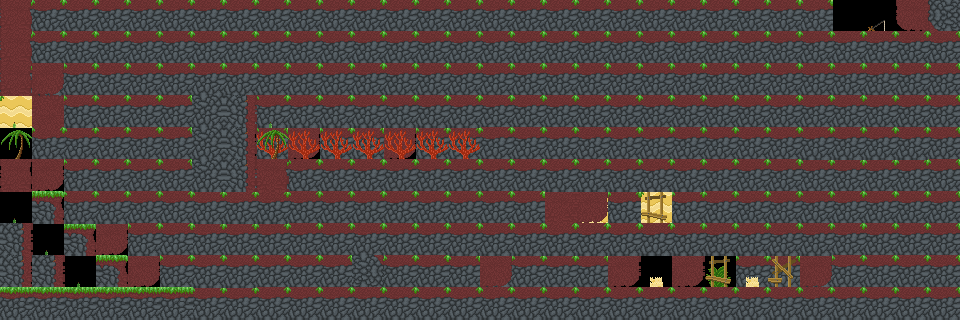

Rendered tile map (Tiled .tmx) drawn with the repository's tilesets; below, a short description and the map source with its tile grids summarised:
An orthogonal 30x10 tile map with 32x32 px tiles, 4 tile layers (background, main, foreground, hidden), 5 tilesets and 68 objects (19x spike, 19x veggie, 3x door, goal, start, ...).

<map version="1.0" orientation="orthogonal" width="30" height="10" tilewidth="32" tileheight="32">
 <properties>
  <property name="hints" value="" />
  <property name="time_to_beat" value="8.1" />
 </properties>
 <tileset firstgid="1" name="grass_level" tilewidth="32" tileheight="32">
  <image source="../../sprites/tilesets/34tile.png" width="544" height="306" />
 </tileset>
 <tileset firstgid="154" name="object_tilemap_32" tilewidth="32" tileheight="32">
  <image source="../../sprites/tilesets/object_tilemap_32.png" width="160" height="160" />
  <tile id="0">
   <properties>
    <property name="item_no" value="5" />
    <property name="type" value="costume_head" />
   </properties>
  </tile>
  <tile id="1">
   <properties>
    <property name="spawn" value="spawn" />
   </properties>
  </tile>
  <tile id="2">
   <properties>
    <property name="goal" value="goal" />
   </properties>
  </tile>
  <tile id="3">
   <properties>
    <property name="name" value="pig" />
   </properties>
  </tile>
  <tile id="4">
   <properties>
    <property name="direction" value="left" />
    <property name="name" value="walking_enemy" />
   </properties>
  </tile>
 </tileset>
 <tileset firstgid="179" name="object_tilemap_16" tilewidth="16" tileheight="16">
  <image source="../../sprites/tilesets/object_tilemap_16.png" width="64" height="48" />
 </tileset>
 <tileset firstgid="191" name="treetops_big_96" tilewidth="96" tileheight="64">
  <image source="../../sprites/objects/scenery/treetops_big_96.png" trans="ff00ff" width="192" height="64" />
 </tileset>
 <tileset firstgid="193" name="34tile_beach_temp" tilewidth="33" tileheight="33" spacing="1" margin="1">
  <image source="../../sprites/tilesets/34tile_beach_temp.png" width="714" height="306" />
 </tileset>
 <layer name="background" width="30" height="10">
  <properties>
   <property name="background" value="background" />
  </properties>
  <data>[300 cells, 299 non-empty, 12 distinct tile ids]</data>
 </layer>
 <layer name="main" width="30" height="10">
  <data>[300 cells, 294 non-empty, 40 distinct tile ids]</data>
 </layer>
 <layer name="foreground" width="30" height="10">
  <properties>
   <property name="foreground" value="foreground" />
  </properties>
  <data>[300 cells, 270 non-empty, 10 distinct tile ids]</data>
 </layer>
 <layer name="hidden" width="30" height="10">
  <data>[300 cells, 9 non-empty, 5 distinct tile ids]</data>
 </layer>
 <objectgroup color="#e70000" name="hard-blocks" width="0" height="0">
  <object x="800" y="128" width="128" height="32" />
  <object x="448" y="192" width="64" height="64" />
  <object x="736" y="192" width="96" height="64" />
  <object x="512" y="224" width="224" height="32" />
  <object x="608" y="0" width="32" height="160" />
  <object x="544" y="160" width="160" height="32" />
  <object x="192" y="64" width="96" height="64" />
  <object x="288" y="96" width="192" height="32" />
  <object x="192" y="160" width="96" height="64" />
  <object x="0" y="0" width="32" height="320" />
  <object x="32" y="96" width="64" height="32" />
  <object x="32" y="224" width="64" height="96" />
  <object x="32" y="192" width="32" height="32" />
  <object x="96" y="256" width="32" height="64" />
  <object x="128" y="288" width="64" height="32" />
 </objectgroup>
 <objectgroup color="#0055ff" name="soft-blocks" width="0" height="0">
  <object x="832" y="192" width="96" height="32" />
  <object x="640" y="128" width="32" height="32" />
  <object x="704" y="64" width="64" height="32" />
 </objectgroup>
 <objectgroup name="objects-32px" width="0" height="0">
  <object name="goal" gid="156" x="849" y="49" />
  <object name="door" gid="165" x="448" y="288">
   <properties>
    <property name="color" value="yellow" />
   </properties>
  </object>
  <object name="start" gid="155" x="32" y="96">
   <properties>
    <property name="direction" value="right" />
    <property name="health" value="50" />
   </properties>
  </object>
  <object name="door" gid="169" x="192" y="160">
   <properties>
    <property name="color" value="oneway" />
    <property name="direction" value="right" />
   </properties>
  </object>
  <object name="door" gid="171" x="800" y="192">
   <properties>
    <property name="color" value="oneway" />
    <property name="direction" value="left" />
   </properties>
  </object>
  <object name="chest" gid="154" x="864" y="288">
   <properties>
    <property name="item_no" value="6" />
    <property name="type" value="costume_head" />
   </properties>
  </object>
  <object name="walking_enemy" gid="158" x="448" y="96">
   <properties>
    <property name="bound_to_platform" value="true" />
    <property name="direction" value="left" />
   </properties>
  </object>
 </objectgroup>
 <objectgroup name="objects-16px" width="0" height="0">
  <object name="spike" gid="186" x="97" y="124" />
  <object name="spike" gid="186" x="116" y="137" />
  <object name="spike" gid="186" x="130" y="157" />
  <object name="spike" gid="186" x="150" y="174" />
  <object name="spike" gid="186" x="175" y="183" />
  <object name="spike" gid="186" x="101" y="146" />
  <object name="spike" gid="186" x="128" y="175" />
  <object name="spike" gid="186" x="161" y="186" />
  <object name="key" gid="183" x="262" y="152">
   <properties>
    <property name="color" value="yellow" />
   </properties>
  </object>
  <object name="spike" gid="186" x="887" y="17" />
  <object name="spike" gid="186" x="915" y="51" />
  <object name="spike" gid="186" x="912" y="18" />
  <object name="spike" gid="186" x="903" y="31" />
  <object name="spike" gid="186" x="37" y="146" />
  <object name="spike" gid="186" x="62" y="144" />
  <object name="spike" gid="186" x="360" y="287" />
  <object name="spike" gid="186" x="375" y="284" />
  <object name="veggie" gid="190" x="176" y="51" />
  <object name="veggie" gid="190" x="144" y="37" />
  <object name="veggie" gid="190" x="116" y="55" />
  <object name="veggie" gid="190" x="329" y="85" />
  <object name="veggie" gid="190" x="435" y="84" />
  <object name="veggie" gid="190" x="583" y="151" />
  <object name="veggie" gid="190" x="392" y="151" />
  <object name="veggie" gid="190" x="234" y="151" />
  <object name="veggie" gid="190" x="136" y="281" />
  <object name="veggie" gid="190" x="102" y="248" />
  <object name="veggie" gid="190" x="70" y="213" />
  <object name="veggie" gid="190" x="424" y="280" />
  <object name="veggie" gid="190" x="646" y="122" />
  <object name="veggie" gid="190" x="728" y="56" />
  <object name="veggie" gid="190" x="903" y="78" />
  <object name="veggie" gid="190" x="856" y="119" />
  <object name="veggie" gid="190" x="614" y="218" />
  <object name="spike" gid="186" x="200" y="321" />
  <object name="spike" gid="186" x="234" y="322" />
  <object name="veggie" gid="190" x="869" y="182" />
  <object name="spike" gid="186" x="292" y="99" />
  <object name="veggie" gid="190" x="38" y="182" />
 </objectgroup>
 <objectgroup name="treetop_big" width="0" height="0" />
 <objectgroup color="#00aa00" name="sand-blocks" width="30" height="10">
  <object x="288" y="160" width="32" height="96" />
  <object x="384" y="160" width="32" height="128" />
  <object x="256" y="288" width="704" height="32" />
  <object x="928" y="0" width="32" height="288" />
 </objectgroup>
</map>
